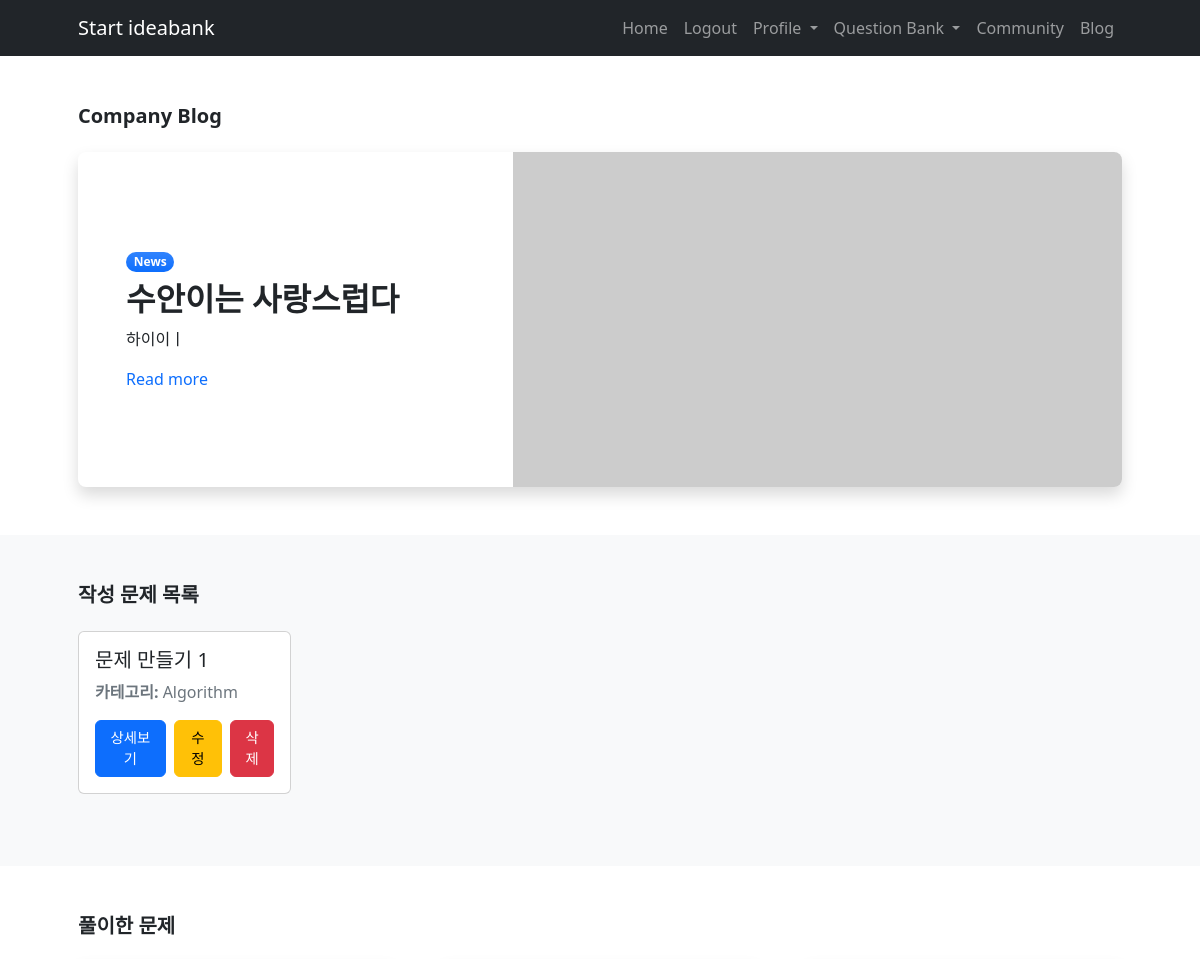
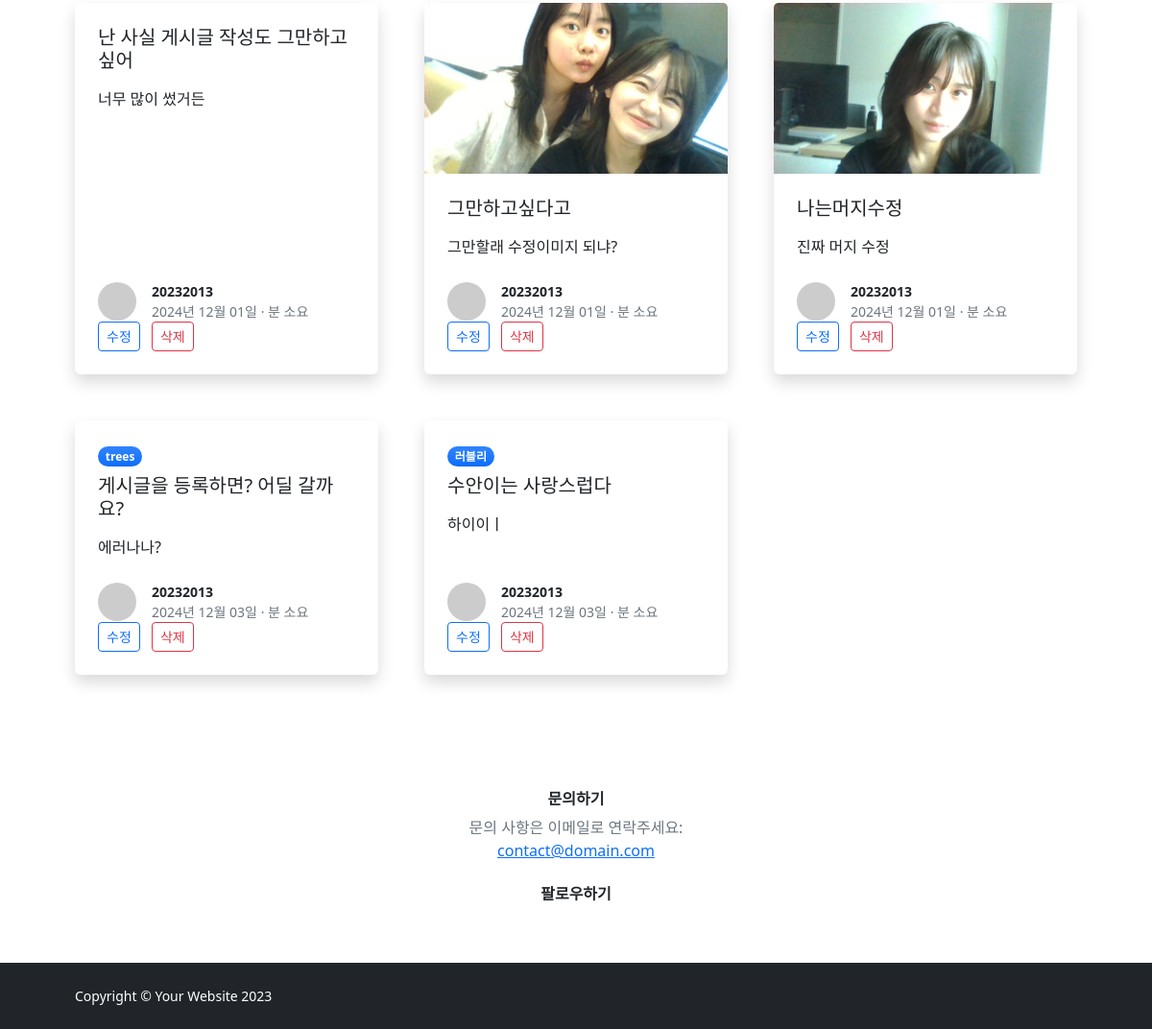
Screenshot of /user_problem/ (signed in) with the database file from the repository (2 pictures, top to bottom).
### IBK_ossproject/models.py (models this page shows, shortened)
class BlogPost(models.Model):
    VISIBILITY_CHOICES = [
        ('public', '전체공개'),
        ('private', '나만 보기'),
    ]
    author = models.ForeignKey(User, on_delete=models.CASCADE)
    title = models.CharField(max_length=200)
    category = models.CharField(max_length=100)
    content = models.TextField()
    image = models.ImageField(upload_to='blog_images/', blank=True, null=True)
    created_at = models.DateTimeField(auto_now_add=True)
    visibility = models.CharField(max_length=10, choices=VISIBILITY_CHOICES, default='public')  # 공개 여부 추가
    contest_id = models.CharField(max_length=20, blank=True, null=True)
    index = models.CharField(max_length=10, blank=True, null=True)
    problem_name = models.CharField(max_length=200, blank=True, null=True)
    tags = models.CharField(max_length=200, blank=True, null=True)

class Problem(models.Model):
    DIFFICULTY_CHOICES = [
        ('Easy', '쉬움'),
        ('Medium', '중간'),
        ('Hard', '어려움'),
    ]
    title = models.CharField(max_length=255)
    description = models.TextField()
    example_input = models.TextField(blank=True, null=True)
    example_output = models.TextField(blank=True, null=True)
    image = models.ImageField(upload_to='problems/', blank=True, null=True)
    category = models.CharField(max_length=100, blank=True, null=True)
    difficulty = models.CharField(max_length=10, choices=DIFFICULTY_CHOICES, blank=True, null=True)
    created_at = models.DateTimeField(auto_now_add=True)
    author = models.ForeignKey(User, on_delete=models.CASCADE, related_name='problems')

### IBK_ossproject/views.py (the view)
# urls.py: path('user_problem/', views.user_problem, name='user_problem'),
@login_required
def user_problem(request):
    user_problems = Problem.objects.filter(author=request.user)
    user_blogs = BlogPost.objects.filter(author=request.user)
    latest_post = BlogPost.objects.filter(visibility='public').last()
    context = {
        'user_problems': user_problems,
        'user_blogs': user_blogs,
        'latest_post': latest_post,
    }
    return render(request, 'user_problem.html', context)

### templates/user_problem.html (shortened to what this page needs)
{% extends 'base.html' %}
{% block content %}
<section class="py-5">
    <div class="container px-5">
        <h1 class="fw-bolder fs-5 mb-4">Company Blog</h1>
        <div class="card border-0 shadow rounded-3 overflow-hidden">
            <div class="card-body p-0">
                <div class="row gx-0">
                    <div class="col-lg-6 col-xl-5 py-lg-5">
                        <div class="p-4 p-md-5">
                            <div class="badge bg-primary bg-gradient rounded-pill mb-2">News</div>
                            <div class="h2 fw-bolder">{{ latest_post.title }}</div>
                            <p>{{ latest_post.content|truncatewords:20 }}</p>
                            <a class="stretched-link text-decoration-none" href="{% if latest_post %}{% url 'post_detail' latest_post.id %}{% else %}#{% endif %}">
                                Read more
                            </a>
                        </div>
                    </div>
                    <div class="col-lg-6 col-xl-7">
                        <div class="bg-featured-blog" style="background-image: url('{{ latest_post.image_url|default:'https://dummyimage.com/600x350/ced4da/6c757d' }}')"></div>
                    </div>
                </div>
            </div>
        </div>
    </div>
</section>
<section class="py-5 bg-light">
    <div class="container px-5">
        <div class="row">
            <div class="col-xl-8">
                <h2 class="fw-bolder fs-5 mb-4">작성 문제 목록</h2>
                {% if user_problems %}
                    <div class="row">
                        {% for problem in user_problems %}
                            <div class="col-md-4 mb-4">
                                <div class="card">
                                    <div class="card-body">
                                        <h5 class="card-title">{{ problem.title }}</h5>
                                        <p class="text-muted"><strong>카테고리:</strong> {{ problem.category }}</p>
                                        <div class="d-flex align-items-center justify-content-start">
                                            <a href="{% url 'problem_detail' problem.id %}" class="btn btn-primary me-2" style="font-size: 0.9rem;">상세보기</a>
                                            {% if problem.author == user %}
                                                <a href="{% url 'edit_problem' problem.id %}" class="btn btn-warning me-2" style="font-size: 0.9rem;">수정</a>
                                                <form method="POST" action="{% url 'delete_problem' problem.id %}" style="display: inline;">
                                                    <button type="submit" class="btn btn-danger" style="font-size: 0.9rem;" onclick="return confirm('정말 삭제하시겠습니까?')">삭제</button>
                                                </form>
                                            {% endif %}
                                        </div>
                                    </div>
                                </div>
                            </div>
                        {% endfor %}
                    </div>
                {% else %}
                    <p>작성한 문제가 없습니다.</p>
                {% endif %}
            </div>
</section>
    <section class="py-5">
        <div class="container px-5">
            <h2 class="fw-bolder fs-5 mb-4">풀이한 문제</h2>
            <div class="row gx-5">
                {% for blog in user_blogs %}
                    <div class="col-lg-4 mb-5">
                        <div class="card h-100 shadow border-0">
                            {% if blog.image %}
                                <img class="card-img-top" src="{{ blog.image.url }}" alt="{{ blog.title }}" />
                            {% endif %}
                            <div class="card-body p-4">
                                <div class="badge bg-primary bg-gradient rounded-pill mb-2">{{ blog.category }}</div>
                                <a class="text-decoration-none link-dark stretched-link" href="{% url 'blog_detail' blog.pk %}">
                                    <div class="h5 card-title mb-3">{{ blog.title }}</div>
                                </a>
                                <p class="card-text">
                                    {% if blog.problem_name %}
                                    Problem: {{ blog.contest_id }} - {{ blog.index }} ({{ blog.problem_name }})<br>
                                    Tags : {{ blog.tags }}
                                    {% else %}
                                        {{ blog.content|truncatechars:100 }}
                                    {% endif %}
                                </p>
                            </div>
                            <div class="card-footer p-4 pt-0 bg-transparent border-top-0">
                                <div class="d-flex align-items-end justify-content-between">
                                    <div class="d-flex align-items-center">
                                        <img class="rounded-circle me-3" src="https://dummyimage.com/40x40/ced4da/6c757d" alt="..." />
                                        <div class="small">
                                            <div class="fw-bold">{{ blog.author.username }}</div>
                                            <div class="text-muted">{{ blog.created_at|date:"Y년 m월 d일" }} &middot; {{ blog.read_time }}분 소요</div>
                                        </div>
                                    </div>
                                </div>
                                <a href="{% url 'blog_edit' blog.pk %}?source=user_problem" class="btn btn-outline-primary btn-sm position-relative" style="z-index: 1;">수정</a>
                                <a href="{% url 'blog_delete' blog.pk %}?source=user_problem" class="btn btn-outline-danger btn-sm position-relative ms-2" style="z-index: 1;">삭제</a>
                            </div>
                        </div>
                    </div>
                {% empty %}
                    <p>풀이한 문제가 없습니다.</p>
                {% endfor %}
            </div>
        </div>
    </section>
    <div class="card-body p-4">
        <div class="d-flex h-100 align-items-center justify-content-center">
            <div class="text-center">
                <div class="h6 fw-bolder">문의하기</div>
                <p class="text-muted mb-4">
                    문의 사항은 이메일로 연락주세요:
                    <br />
                    <a href="#">contact@domain.com</a>
                </p>
                <div class="h6 fw-bolder">팔로우하기</div>
                <a class="fs-5 px-2 link-dark" href="#"></a>
                <a class="fs-5 px-2 link-dark" href="#"></a>
                <a class="fs-5 px-2 link-dark" href="#"></a>
                <a class="fs-5 px-2 link-dark" href="#"></a>
            </div>
        </div>
    </div>
{% endblock %}

### rows the page displays
BlogPost: title "수안이는 사랑스럽다", content "하이이ㅣ", category "러블리", author.username "20232013", created_at "2024년 12월 03일"
Problem: title "문제 만들기 1", category "Algorithm", shows "수정"
BlogPost: title "난 사실 게시글 작성도 그만하고싶어", content "너무 많이 썼거든", author.username "20232013", created_at "2024년 12월 01일"
BlogPost: image (picture), title "그만하고싶다고", content "그만할래 수정이미지 되냐?", author.username "20232013", created_at "2024년 12월 01일"
BlogPost: image (picture), title "나는머지수정", content "진짜 머지 수정", author.username "20232013", created_at "2024년 12월 01일"
BlogPost: category "trees", title "게시글을 등록하면? 어딜 갈까요?", content "에러나나?", author.username "20232013", created_at "2024년 12월 03일"
